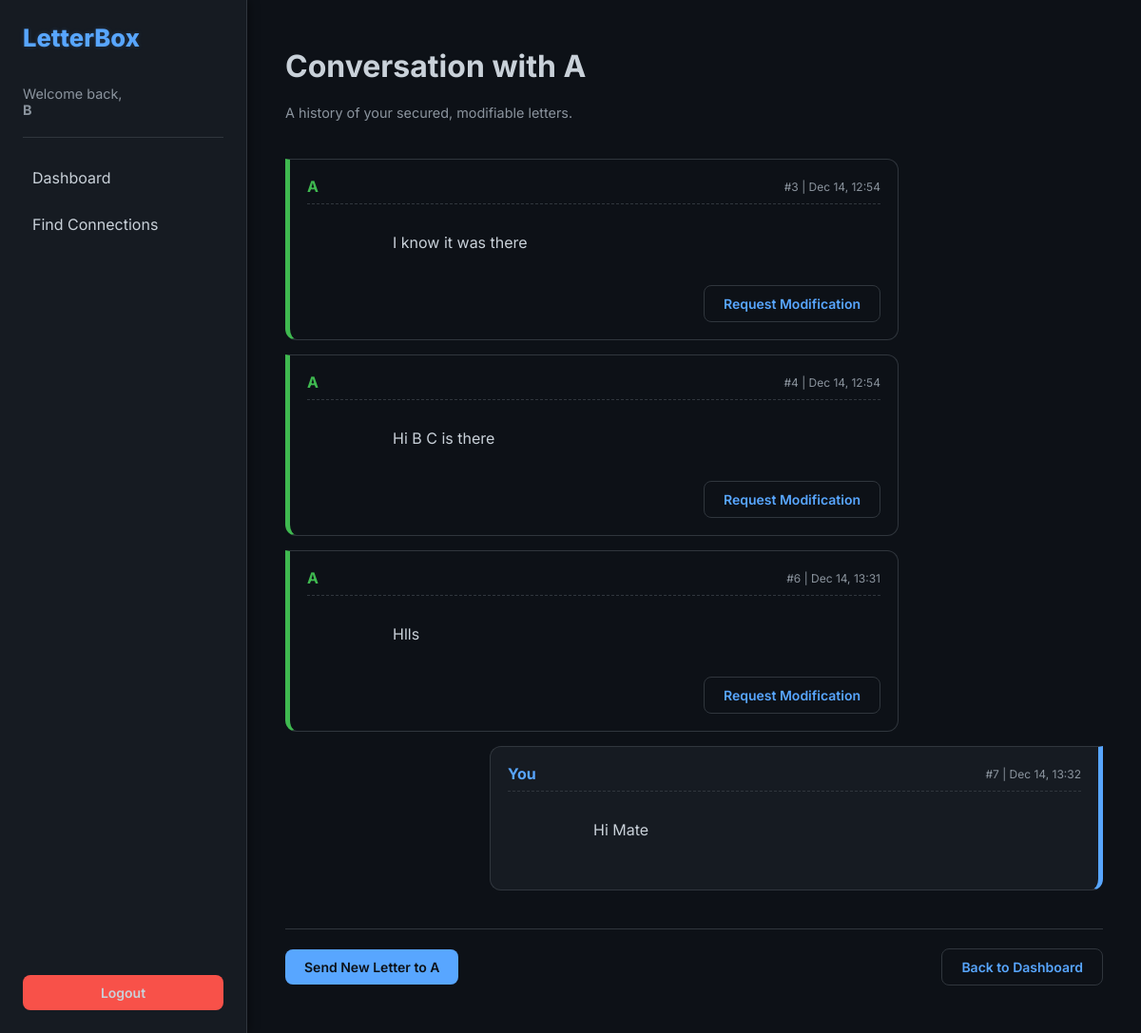
The page /conversation/3/ (signed in) on the database its author committed.
### letters/models.py (models this page shows, shortened)
class Letter(models.Model):
    sender = models.ForeignKey(
        User, related_name="sent_letters", on_delete=models.CASCADE
    )
    receiver = models.ForeignKey(
        User, related_name="received_letters", on_delete=models.CASCADE
    )
    created_at = models.DateTimeField(auto_now_add=True)
    def approved_version(self):
        return (
            self.versions.filter(is_approved=True)
            .order_by("-created_at")
            .first()
        )

class LetterVersion(models.Model):
    letter = models.ForeignKey(
        Letter, related_name="versions", on_delete=models.CASCADE
    )
    content = models.TextField()
    created_by = models.ForeignKey(
        User, on_delete=models.CASCADE
    )
    is_approved = models.BooleanField(default=False)
    created_at = models.DateTimeField(auto_now_add=True)

### letters/views_ui.py (the view)
# urls.py: path("conversation/<int:user_id>/", views_ui.conversation, name="conversation"),
@login_required
def conversation(request, user_id):
    other = get_object_or_404(User, id=user_id)
    letters = Letter.objects.filter(
        sender__in=[request.user, other],
        receiver__in=[request.user, other]
    ).order_by("created_at")
    return render(request, "letters/conversation.html", {
        "letters": letters,
        "other": other
    })

### letters/templates/letters/conversation.html (shortened to what this page needs)
{% extends "letters/base.html" %}
{% block content %}
<div class="content-header">
    <h1>Conversation with {{ other.username }}</h1>
    <p class="text-muted">A history of your secured, modifiable letters.</p>
</div>
<div class="message-container">
    {% for letter in letters %}
        {% if letter.sender == user %}
            <div class="message-card fade-in message-sent">
                <div style="display: flex; justify-content: space-between; align-items: center; margin-bottom: 10px; padding-bottom: 8px; border-bottom: 1px dashed var(--border);">
                    <strong style="font-size: 1em; color: var(--accent);">You</strong>
                    <span class="text-muted" style="font-size: 0.75em;">
                        #{{ letter.id }} | {{ letter.created_at|date:"M d, H:i" }}
                    </span>
                </div>
                <div style="white-space: pre-wrap; margin-bottom: 15px;">
                    {{ letter.approved_version.content }}
                </div>
            </div>
        {% else %}
            <div class="message-card fade-in message-received">
                <div style="display: flex; justify-content: space-between; align-items: center; margin-bottom: 10px; padding-bottom: 8px; border-bottom: 1px dashed var(--border);">
                    <strong style="font-size: 1em; color: var(--success);">{{ letter.sender.username }}</strong>
                    <span class="text-muted" style="font-size: 0.75em;">
                        #{{ letter.id }} | {{ letter.created_at|date:"M d, H:i" }}
                    </span>
                </div>
                <div style="white-space: pre-wrap; margin-bottom: 15px;">
                    {{ letter.approved_version.content }}
                </div>
                <div style="margin-top: 15px; text-align: right;">
                    <a href="{% url 'modify' letter.id %}" class="btn btn-ghost">Request Modification</a>
                </div>
            </div>
        {% endif %}
    {% empty %}
        <p class="text-muted" style="text-align: center; padding: 50px; background: var(--card); border-radius: 12px; border: 1px solid var(--border);">
            No letters yet in this conversation. Start a new one!
        </p>
    {% endfor %}
</div>
<div style="margin-top: 40px; border-top: 1px solid var(--border); padding-top: 20px; display: flex; justify-content: space-between; align-items: center; max-width: 900px; margin: 40px auto 0;">
    <a href="{% url 'send_letter' other.id %}" class="btn btn-primary">Send New Letter to {{ other.username }}</a>
    <a href="{% url 'dashboard' %}" class="btn btn-ghost">Back to Dashboard</a>
</div>
{% endblock %}

### letters/templates/letters/base.html (shortened to what this page needs)
<!DOCTYPE html>
<html lang="en">
<head>
</head>
<body>
{% if user.is_authenticated %}
    <div class="sidebar">
        <div class="logo">LetterBox</div>
        <div class="user-info">
            Welcome back,<br><strong>{{ user.username }}</strong>
        </div>
        <nav style="flex-grow: 1; margin-bottom: 20px;">
            <a href="{% url 'dashboard' %}" class="nav-link">Dashboard</a>
            <a href="{% url 'search_user' %}" class="nav-link">Find Connections</a>
        </nav>
        <a href="{% url 'logout' %}" class="btn btn-danger">Logout</a>
    </div>
{% endif %}
<div class="main-content">
    {% block content %}{% endblock %}
</div>
</body>
</html>

### letters/templates/letters/base.html (style rules this page uses)
:root { --bg: #0d1117; --panel: #161b22; --surface: #21262d; --border: #30363d; --text: #c9d1d9; --muted: #8b949e; --accent: #58a6ff; --success: #3fb950; --warning: #d29922; --danger: #f85149; --shadow-color: rgba(0, 0, 0, 0.4); }
* { box-sizing: border-box; }
body { margin: 0; font-family: 'Inter', -apple-system, BlinkMacSystemFont, "Segoe UI", Roboto, "Helvetica Neue", Arial, sans-serif; background: var(--bg); color: var(--text); min-height: 100vh; display: flex; overflow-x: hidden; }
.sidebar { width: 260px; background: var(--panel); border-right: 1px solid var(--border); padding: 24px; display: flex; flex-direction: column; min-height: 100vh; position: sticky; top: 0; box-shadow: 2px 0 10px var(--shadow-color); }
.logo { font-size: 1.6rem; font-weight: 800; color: var(--accent); margin-bottom: 35px; text-shadow: 0 0 5px rgba(88, 166, 255, 0.2); }
.user-info { color: var(--muted); padding-bottom: 20px; border-bottom: 1px solid var(--border); margin-bottom: 20px; font-size: 0.9em; }
.nav-link { display: block; padding: 12px 10px; color: var(--text); text-decoration: none; transition: background 0.2s, color 0.2s; border-radius: 6px; margin-bottom: 5px; }
.main-content { flex-grow: 1; padding: 50px 40px; }
h1, h2, h3 { color: var(--text); margin-top: 0; font-weight: 700; }
.content-header { margin-bottom: 40px; }
.btn { padding: 10px 20px; border-radius: 8px; border: none; cursor: pointer; font-size: 14px; font-weight: 600; text-decoration: none; display: inline-block; transition: all 0.2s ease; text-align: center; }
.btn-primary { background: var(--accent); color: var(--bg); }
.btn-danger { background: var(--danger); color: var(--text); }
.btn-ghost { background: transparent; color: var(--accent); border: 1px solid var(--border); }
.text-muted { color: var(--muted); font-size: 0.9em; }
.fade-in { animation: fade 0.5s ease-out; }

### letters/templates/letters/conversation.html (style rules this page uses)
.message-container { max-width: 900px; margin: 0 auto; display: flex; flex-direction: column; gap: 15px; }
.message-card { width: 75%; padding: 18px; border: 1px solid var(--border); border-radius: 12px; transition: none; }
.message-sent { align-self: flex-end; background: var(--panel); border-right: 5px solid var(--accent); border-radius: 12px 0 12px 12px; }
.message-received { align-self: flex-start; background: var(--card); border-left: 5px solid var(--success); border-radius: 0 12px 12px 12px; }

### rows shown on the page
Letter: sender.username "A", id "3", created_at "Dec 14, 12:54", approved_version.content "I know it was there"
Letter: sender.username "A", id "4", created_at "Dec 14, 12:54", approved_version.content "Hi B C is there"
Letter: sender.username "A", id "6", created_at "Dec 14, 13:31", approved_version.content "Hlls"
Letter: id "7", created_at "Dec 14, 13:32", approved_version.content "Hi Mate"

### other values the page prints
{{ user.username }} "B"
{{ other.username }} "A"
